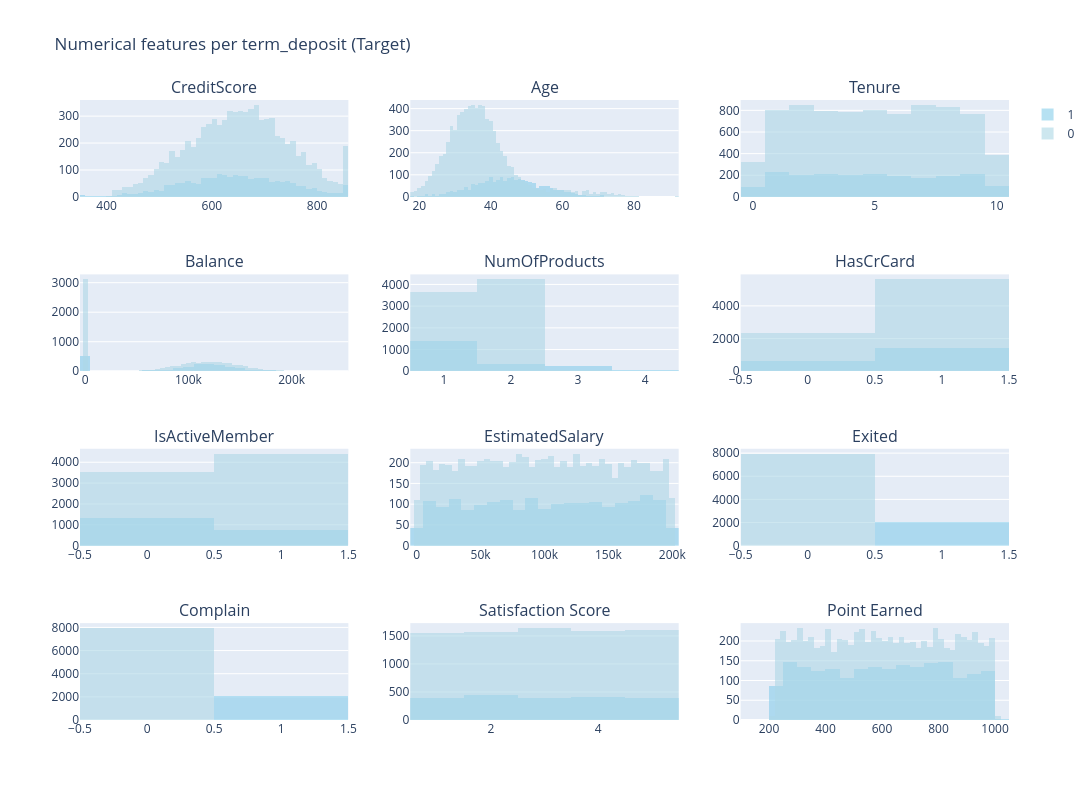

Write notebook code for a chart like this one.
### Code cell
cols = 3
rows = -(-len(numerical_features) // cols)

fig = make_subplots(rows=rows, cols=cols, subplot_titles=[f'{feature}' for feature in numerical_features])

for i, feature in enumerate(numerical_features):
    row = i // cols + 1
    col = i % cols + 1
    for target_value in data['Exited'].unique():
        filtered_data = data[data['Exited'] == target_value]
        fig.add_trace(
            go.Histogram(
                x=filtered_data[feature],
                name=f'{target_value}',
                marker_color=colors[int(target_value)],
                showlegend=(i == 0)
            ),
            row=row,
            col=col
        )

fig.update_layout(
    height=800,
    width=1200,
    title_text='Numerical features per term_deposit (Target)',
    barmode='overlay',
)

fig.update_traces(opacity=0.6)
fig.show()

### Figure 1 — Plotly figure (JSON) as saved in the notebook; plotly's stock layout.template omitted (floating-point values rounded to 4 significant figures; data arrays with more than 128 entries replaced by an {"elided": "..."} marker saying what was removed)
{"data": [{"marker": {"color": "skyblue"}, "name": "1", "opacity": 0.6, "showlegend": true, "type": "histogram", "x": {"elided": "2038 int values"}, "xaxis": "x", "yaxis": "y"}, {"marker": {"color": "lightblue"}, "name": "0", "opacity": 0.6, "showlegend": true, "type": "histogram", "x": {"elided": "7962 int values"}, "xaxis": "x", "yaxis": "y"}, {"marker": {"color": "skyblue"}, "name": "1", "opacity": 0.6, "showlegend": false, "type": "histogram", "x": {"elided": "2038 int values"}, "xaxis": "x2", "yaxis": "y2"}, {"marker": {"color": "lightblue"}, "name": "0", "opacity": 0.6, "showlegend": false, "type": "histogram", "x": {"elided": "7962 int values"}, "xaxis": "x2", "yaxis": "y2"}, {"marker": {"color": "skyblue"}, "name": "1", "opacity": 0.6, "showlegend": false, "type": "histogram", "x": {"elided": "2038 int values"}, "xaxis": "x3", "yaxis": "y3"}, {"marker": {"color": "lightblue"}, "name": "0", "opacity": 0.6, "showlegend": false, "type": "histogram", "x": {"elided": "7962 int values"}, "xaxis": "x3", "yaxis": "y3"}, {"marker": {"color": "skyblue"}, "name": "1", "opacity": 0.6, "showlegend": false, "type": "histogram", "x": {"elided": "2038 float values"}, "xaxis": "x4", "yaxis": "y4"}, {"marker": {"color": "lightblue"}, "name": "0", "opacity": 0.6, "showlegend": false, "type": "histogram", "x": {"elided": "7962 float values"}, "xaxis": "x4", "yaxis": "y4"}, {"marker": {"color": "skyblue"}, "name": "1", "opacity": 0.6, "showlegend": false, "type": "histogram", "x": {"elided": "2038 int values"}, "xaxis": "x5", "yaxis": "y5"}, {"marker": {"color": "lightblue"}, "name": "0", "opacity": 0.6, "showlegend": false, "type": "histogram", "x": {"elided": "7962 int values"}, "xaxis": "x5", "yaxis": "y5"}, {"marker": {"color": "skyblue"}, "name": "1", "opacity": 0.6, "showlegend": false, "type": "histogram", "x": {"elided": "2038 int values"}, "xaxis": "x6", "yaxis": "y6"}, {"marker": {"color": "lightblue"}, "name": "0", "opacity": 0.6, "showlegend": false, "type": "histogram", "x": {"elided": "7962 int values"}, "xaxis": "x6", "yaxis": "y6"}, {"marker": {"color": "skyblue"}, "name": "1", "opacity": 0.6, "showlegend": false, "type": "histogram", "x": {"elided": "2038 int values"}, "xaxis": "x7", "yaxis": "y7"}, {"marker": {"color": "lightblue"}, "name": "0", "opacity": 0.6, "showlegend": false, "type": "histogram", "x": {"elided": "7962 int values"}, "xaxis": "x7", "yaxis": "y7"}, {"marker": {"color": "skyblue"}, "name": "1", "opacity": 0.6, "showlegend": false, "type": "histogram", "x": {"elided": "2038 float values"}, "xaxis": "x8", "yaxis": "y8"}, {"marker": {"color": "lightblue"}, "name": "0", "opacity": 0.6, "showlegend": false, "type": "histogram", "x": {"elided": "7962 float values"}, "xaxis": "x8", "yaxis": "y8"}, {"marker": {"color": "skyblue"}, "name": "1", "opacity": 0.6, "showlegend": false, "type": "histogram", "x": {"elided": "2038 int values"}, "xaxis": "x9", "yaxis": "y9"}, {"marker": {"color": "lightblue"}, "name": "0", "opacity": 0.6, "showlegend": false, "type": "histogram", "x": {"elided": "7962 int values"}, "xaxis": "x9", "yaxis": "y9"}, {"marker": {"color": "skyblue"}, "name": "1", "opacity": 0.6, "showlegend": false, "type": "histogram", "x": {"elided": "2038 int values"}, "xaxis": "x10", "yaxis": "y10"}, {"marker": {"color": "lightblue"}, "name": "0", "opacity": 0.6, "showlegend": false, "type": "histogram", "x": {"elided": "7962 int values"}, "xaxis": "x10", "yaxis": "y10"}, {"marker": {"color": "skyblue"}, "name": "1", "opacity": 0.6, "showlegend": false, "type": "histogram", "x": {"elided": "2038 int values"}, "xaxis": "x11", "yaxis": "y11"}, {"marker": {"color": "lightblue"}, "name": "0", "opacity": 0.6, "showlegend": false, "type": "histogram", "x": {"elided": "7962 int values"}, "xaxis": "x11", "yaxis": "y11"}, {"marker": {"color": "skyblue"}, "name": "1", "opacity": 0.6, "showlegend": false, "type": "histogram", "x": {"elided": "2038 int values"}, "xaxis": "x12", "yaxis": "y12"}, {"marker": {"color": "lightblue"}, "name": "0", "opacity": 0.6, "showlegend": false, "type": "histogram", "x": {"elided": "7962 int values"}, "xaxis": "x12", "yaxis": "y12"}], "layout": {"annotations": [{"font": {"size": 16}, "showarrow": false, "text": "CreditScore", "x": 0.1444, "xanchor": "center", "xref": "paper", "y": 1, "yanchor": "bottom", "yref": "paper"}, {"font": {"size": 16}, "showarrow": false, "text": "Age", "x": 0.5, "xanchor": "center", "xref": "paper", "y": 1, "yanchor": "bottom", "yref": "paper"}, {"font": {"size": 16}, "showarrow": false, "text": "Tenure", "x": 0.8556, "xanchor": "center", "xref": "paper", "y": 1, "yanchor": "bottom", "yref": "paper"}, {"font": {"size": 16}, "showarrow": false, "text": "Balance", "x": 0.1444, "xanchor": "center", "xref": "paper", "y": 0.7188, "yanchor": "bottom", "yref": "paper"}, {"font": {"size": 16}, "showarrow": false, "text": "NumOfProducts", "x": 0.5, "xanchor": "center", "xref": "paper", "y": 0.7188, "yanchor": "bottom", "yref": "paper"}, {"font": {"size": 16}, "showarrow": false, "text": "HasCrCard", "x": 0.8556, "xanchor": "center", "xref": "paper", "y": 0.7188, "yanchor": "bottom", "yref": "paper"}, {"font": {"size": 16}, "showarrow": false, "text": "IsActiveMember", "x": 0.1444, "xanchor": "center", "xref": "paper", "y": 0.4375, "yanchor": "bottom", "yref": "paper"}, {"font": {"size": 16}, "showarrow": false, "text": "EstimatedSalary", "x": 0.5, "xanchor": "center", "xref": "paper", "y": 0.4375, "yanchor": "bottom", "yref": "paper"}, {"font": {"size": 16}, "showarrow": false, "text": "Exited", "x": 0.8556, "xanchor": "center", "xref": "paper", "y": 0.4375, "yanchor": "bottom", "yref": "paper"}, {"font": {"size": 16}, "showarrow": false, "text": "Complain", "x": 0.1444, "xanchor": "center", "xref": "paper", "y": 0.1562, "yanchor": "bottom", "yref": "paper"}, {"font": {"size": 16}, "showarrow": false, "text": "Satisfaction Score", "x": 0.5, "xanchor": "center", "xref": "paper", "y": 0.1562, "yanchor": "bottom", "yref": "paper"}, {"font": {"size": 16}, "showarrow": false, "text": "Point Earned", "x": 0.8556, "xanchor": "center", "xref": "paper", "y": 0.1562, "yanchor": "bottom", "yref": "paper"}], "barmode": "overlay", "height": 800, "title": {"text": "Numerical features per term_deposit (Target)"}, "width": 1200, "xaxis": {"anchor": "y", "domain": [0, 0.2889]}, "xaxis10": {"anchor": "y10", "domain": [0, 0.2889]}, "xaxis11": {"anchor": "y11", "domain": [0.3556, 0.6444]}, "xaxis12": {"anchor": "y12", "domain": [0.7111, 1]}, "xaxis2": {"anchor": "y2", "domain": [0.3556, 0.6444]}, "xaxis3": {"anchor": "y3", "domain": [0.7111, 1]}, "xaxis4": {"anchor": "y4", "domain": [0, 0.2889]}, "xaxis5": {"anchor": "y5", "domain": [0.3556, 0.6444]}, "xaxis6": {"anchor": "y6", "domain": [0.7111, 1]}, "xaxis7": {"anchor": "y7", "domain": [0, 0.2889]}, "xaxis8": {"anchor": "y8", "domain": [0.3556, 0.6444]}, "xaxis9": {"anchor": "y9", "domain": [0.7111, 1]}, "yaxis": {"anchor": "x", "domain": [0.8438, 1]}, "yaxis10": {"anchor": "x10", "domain": [0, 0.1562]}, "yaxis11": {"anchor": "x11", "domain": [0, 0.1562]}, "yaxis12": {"anchor": "x12", "domain": [0, 0.1562]}, "yaxis2": {"anchor": "x2", "domain": [0.8438, 1]}, "yaxis3": {"anchor": "x3", "domain": [0.8438, 1]}, "yaxis4": {"anchor": "x4", "domain": [0.5625, 0.7188]}, "yaxis5": {"anchor": "x5", "domain": [0.5625, 0.7188]}, "yaxis6": {"anchor": "x6", "domain": [0.5625, 0.7188]}, "yaxis7": {"anchor": "x7", "domain": [0.2812, 0.4375]}, "yaxis8": {"anchor": "x8", "domain": [0.2812, 0.4375]}, "yaxis9": {"anchor": "x9", "domain": [0.2812, 0.4375]}}}
